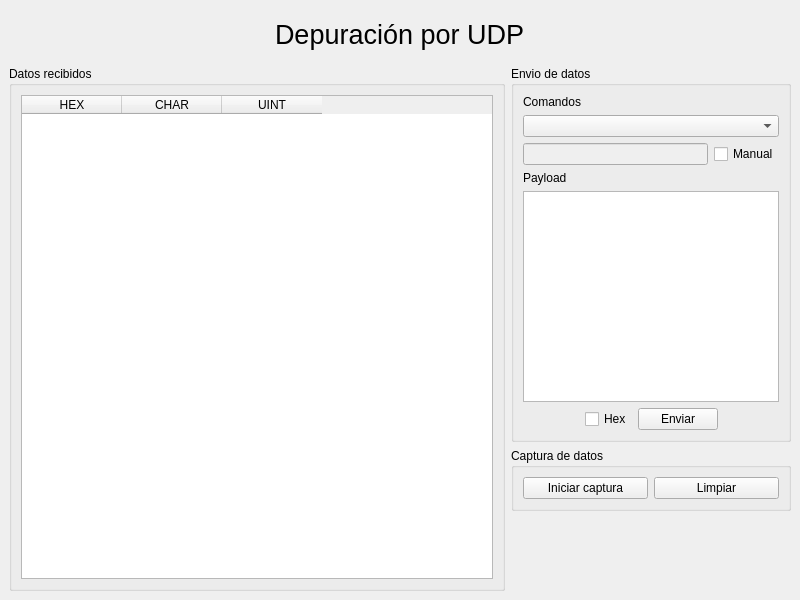
<?xml version="1.0" encoding="UTF-8"?>
<ui version="4.0">
 <class>MainWindowDepuracionUDP</class>
 <widget class="QMainWindow" name="MainWindowDepuracionUDP">
  <property name="windowModality">
   <enum>Qt::NonModal</enum>
  </property>
  <property name="geometry">
   <rect>
    <x>0</x>
    <y>0</y>
    <width>800</width>
    <height>600</height>
   </rect>
  </property>
  <property name="minimumSize">
   <size>
    <width>800</width>
    <height>600</height>
   </size>
  </property>
  <property name="windowTitle">
   <string>Depuración serie</string>
  </property>
  <widget class="QWidget" name="centralwidget">
   <layout class="QVBoxLayout" name="verticalLayout_15">
    <item>
     <spacer name="verticalSpacer">
      <property name="orientation">
       <enum>Qt::Vertical</enum>
      </property>
      <property name="sizeType">
       <enum>QSizePolicy::Fixed</enum>
      </property>
      <property name="sizeHint" stdset="0">
       <size>
        <width>20</width>
        <height>10</height>
       </size>
      </property>
     </spacer>
    </item>
    <item>
     <layout class="QHBoxLayout" name="horizontalLayout">
      <item>
       <spacer name="horizontalSpacer">
        <property name="orientation">
         <enum>Qt::Horizontal</enum>
        </property>
        <property name="sizeHint" stdset="0">
         <size>
          <width>40</width>
          <height>20</height>
         </size>
        </property>
       </spacer>
      </item>
      <item>
       <widget class="QLabel" name="label">
        <property name="font">
         <font>
          <pointsize>20</pointsize>
         </font>
        </property>
        <property name="text">
         <string>Depuración por UDP</string>
        </property>
       </widget>
      </item>
      <item>
       <spacer name="horizontalSpacer_2">
        <property name="orientation">
         <enum>Qt::Horizontal</enum>
        </property>
        <property name="sizeHint" stdset="0">
         <size>
          <width>40</width>
          <height>20</height>
         </size>
        </property>
       </spacer>
      </item>
     </layout>
    </item>
    <item>
     <spacer name="verticalSpacer_2">
      <property name="orientation">
       <enum>Qt::Vertical</enum>
      </property>
      <property name="sizeType">
       <enum>QSizePolicy::Fixed</enum>
      </property>
      <property name="sizeHint" stdset="0">
       <size>
        <width>20</width>
        <height>10</height>
       </size>
      </property>
     </spacer>
    </item>
    <item>
     <layout class="QHBoxLayout" name="horizontalLayout_5">
      <item>
       <widget class="QGroupBox" name="groupBox">
        <property name="sizePolicy">
         <sizepolicy hsizetype="Preferred" vsizetype="Preferred">
          <horstretch>1</horstretch>
          <verstretch>0</verstretch>
         </sizepolicy>
        </property>
        <property name="title">
         <string>Datos recibidos</string>
        </property>
        <layout class="QVBoxLayout" name="verticalLayout_8">
         <item>
          <widget class="QTableWidget" name="tableWidgetDatosRecibidos">
           <property name="cornerButtonEnabled">
            <bool>true</bool>
           </property>
           <property name="rowCount">
            <number>0</number>
           </property>
           <property name="columnCount">
            <number>3</number>
           </property>
           <column>
            <property name="text">
             <string>HEX</string>
            </property>
           </column>
           <column>
            <property name="text">
             <string>CHAR</string>
            </property>
           </column>
           <column>
            <property name="text">
             <string>UINT</string>
            </property>
           </column>
          </widget>
         </item>
        </layout>
       </widget>
      </item>
      <item>
       <layout class="QVBoxLayout" name="verticalLayout_13" stretch="0,0,0">
        <item>
         <widget class="QGroupBox" name="groupBoxEnvio">
          <property name="title">
           <string>Envio de datos</string>
          </property>
          <layout class="QVBoxLayout" name="verticalLayout_7">
           <item>
            <layout class="QVBoxLayout" name="verticalLayout_6">
             <item>
              <widget class="QLabel" name="label_6">
               <property name="text">
                <string>Comandos</string>
               </property>
              </widget>
             </item>
             <item>
              <widget class="QComboBox" name="comboBoxComandos">
               <property name="sizePolicy">
                <sizepolicy hsizetype="Expanding" vsizetype="Fixed">
                 <horstretch>0</horstretch>
                 <verstretch>0</verstretch>
                </sizepolicy>
               </property>
               <property name="minimumSize">
                <size>
                 <width>0</width>
                 <height>0</height>
                </size>
               </property>
               <property name="maximumSize">
                <size>
                 <width>16777215</width>
                 <height>16777215</height>
                </size>
               </property>
              </widget>
             </item>
             <item>
              <layout class="QHBoxLayout" name="horizontalLayout_8">
               <item>
                <widget class="QLineEdit" name="lineEditCMD">
                 <property name="enabled">
                  <bool>false</bool>
                 </property>
                 <property name="maxLength">
                  <number>2</number>
                 </property>
                </widget>
               </item>
               <item>
                <widget class="QCheckBox" name="checkBoxCMD">
                 <property name="text">
                  <string>Manual</string>
                 </property>
                </widget>
               </item>
              </layout>
             </item>
            </layout>
           </item>
           <item>
            <layout class="QVBoxLayout" name="verticalLayout_10">
             <item>
              <widget class="QLabel" name="label_7">
               <property name="text">
                <string>Payload</string>
               </property>
              </widget>
             </item>
             <item>
              <layout class="QHBoxLayout" name="horizontalLayout_6">
               <item>
                <widget class="QPlainTextEdit" name="plainTextEditPayload"/>
               </item>
              </layout>
             </item>
            </layout>
           </item>
           <item>
            <layout class="QHBoxLayout" name="horizontalLayout_3">
             <item>
              <spacer name="horizontalSpacer_3">
               <property name="orientation">
                <enum>Qt::Horizontal</enum>
               </property>
               <property name="sizeHint" stdset="0">
                <size>
                 <width>40</width>
                 <height>20</height>
                </size>
               </property>
              </spacer>
             </item>
             <item>
              <widget class="QCheckBox" name="checkBoxHex">
               <property name="text">
                <string>Hex</string>
               </property>
              </widget>
             </item>
             <item>
              <widget class="QPushButton" name="pushButtonEnviar">
               <property name="text">
                <string>Enviar</string>
               </property>
              </widget>
             </item>
             <item>
              <spacer name="horizontalSpacer_4">
               <property name="orientation">
                <enum>Qt::Horizontal</enum>
               </property>
               <property name="sizeHint" stdset="0">
                <size>
                 <width>40</width>
                 <height>20</height>
                </size>
               </property>
              </spacer>
             </item>
            </layout>
           </item>
          </layout>
         </widget>
        </item>
        <item>
         <widget class="QGroupBox" name="groupBoxCapturaDatos">
          <property name="title">
           <string>Captura de datos</string>
          </property>
          <layout class="QVBoxLayout" name="verticalLayout_11">
           <item>
            <layout class="QHBoxLayout" name="horizontalLayout_7">
             <item>
              <widget class="QPushButton" name="pushButtonCapturaDeDatos">
               <property name="text">
                <string>Iniciar captura</string>
               </property>
              </widget>
             </item>
             <item>
              <widget class="QPushButton" name="pushButtonLimpiar">
               <property name="text">
                <string>Limpiar</string>
               </property>
              </widget>
             </item>
            </layout>
           </item>
          </layout>
         </widget>
        </item>
        <item>
         <spacer name="verticalSpacer_5">
          <property name="orientation">
           <enum>Qt::Vertical</enum>
          </property>
          <property name="sizeType">
           <enum>QSizePolicy::Maximum</enum>
          </property>
          <property name="sizeHint" stdset="0">
           <size>
            <width>20</width>
            <height>80</height>
           </size>
          </property>
         </spacer>
        </item>
       </layout>
      </item>
     </layout>
    </item>
   </layout>
  </widget>
 </widget>
 <resources/>
 <connections/>
</ui>
